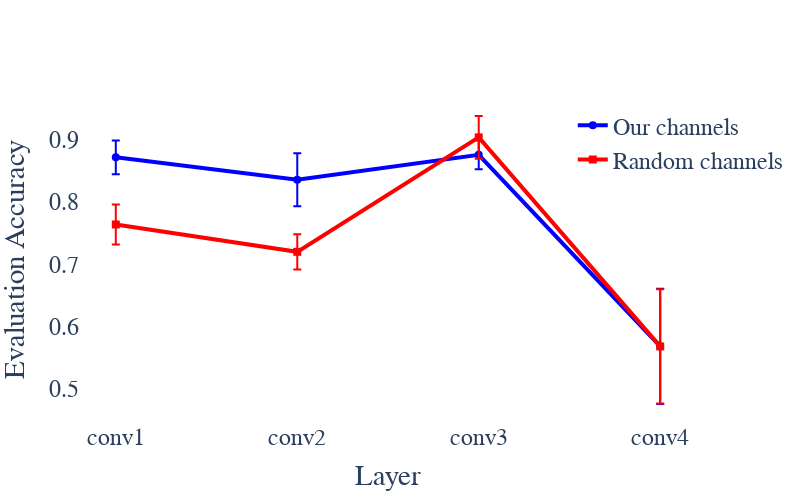

Write notebook code for a chart like this one.
### Code cell
import plotly.graph_objects as go

# Extract the layers and evaluation accuracies from the results dictionary
layers = list(results.keys())
normal_accuracies = [results[layer]['normal'] for layer in layers]
normal_stds = [results[layer]['normal_std'] for layer in layers]
corrupted_accuracies = [results[layer]['corrupted'] for layer in layers]
corrupted_stds = [results[layer]['corrupted_std'] for layer in layers]

# Create the trace for normal activations
trace_normal = go.Scatter(
    x=layers,
    y=normal_accuracies,
    mode='lines+markers',
    name='Our channels',
    line=dict(color='blue', width=4),
    marker=dict(size=8, symbol='circle', color='blue'),
    error_y=dict(
        type='data',
        array=normal_stds,
        visible=True
    )
)

# Create the trace for corrupted activations
trace_corrupted = go.Scatter(
    x=layers,
    y=corrupted_accuracies,
    mode='lines+markers',
    name='Random channels',
    line=dict(color='red', width=4),
    marker=dict(size=8, symbol='square', color='red'),
    error_y=dict(
        type='data',
        array=corrupted_stds,
        visible=True
    )
)

# Create the layout for the plot
layout = go.Layout(
    xaxis=dict(title='Layer'),
    yaxis=dict(title='Evaluation Accuracy'),
    font=dict(family='Palatino', size=24),
    legend=dict(x=0.8, y=0.99),
    plot_bgcolor='white',
    width=800,
    height=500,
)

# Create the figure and add the traces and layout
fig = go.Figure(data=[trace_normal, trace_corrupted], layout=layout)

# Save the figure as a pdf
fig.write_image('../output/figures/linear_probe_cnn_accuracy.pdf')

# Display the plot
fig.show()

### Figure 1 — Plotly figure (JSON) as saved in the notebook; plotly's stock layout.template omitted (floating-point values rounded to 4 significant figures)
{"data": [{"error_y": {"array": [0.02713, 0.04271, 0.02332, 0.09261], "type": "data", "visible": true}, "line": {"color": "blue", "width": 4}, "marker": {"color": "blue", "size": 8, "symbol": "circle"}, "mode": "lines+markers", "name": "Our channels", "type": "scatter", "x": ["conv1", "conv2", "conv3", "conv4"], "y": [0.872, 0.836, 0.876, 0.568]}, {"error_y": {"array": [0.032, 0.02828, 0.03441, 0.09174], "type": "data", "visible": true}, "line": {"color": "red", "width": 4}, "marker": {"color": "red", "size": 8, "symbol": "square"}, "mode": "lines+markers", "name": "Random channels", "type": "scatter", "x": ["conv1", "conv2", "conv3", "conv4"], "y": [0.764, 0.72, 0.904, 0.568]}], "layout": {"font": {"family": "Palatino", "size": 24}, "height": 500, "legend": {"x": 0.8, "y": 0.99}, "plot_bgcolor": "white", "width": 800, "xaxis": {"title": {"text": "Layer"}}, "yaxis": {"title": {"text": "Evaluation Accuracy"}}}}
